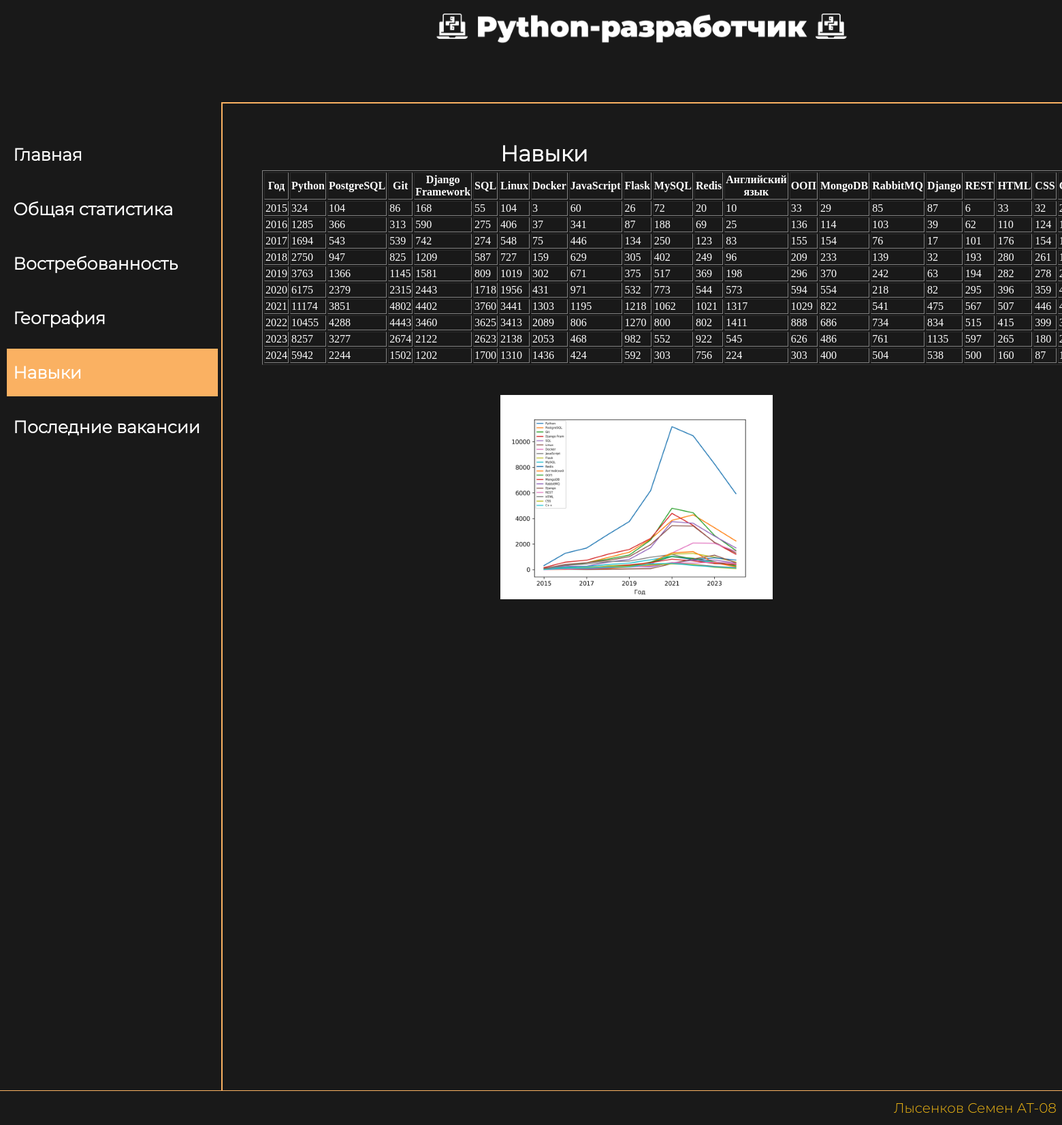
Screenshot of /skills/ with the database file from the repository.
### django_vacancies_statistics/vacancy_python/models.py (models this page shows)
class Skills(models.Model):
    name = models.CharField(max_length=30, verbose_name='Название таблицы')
    table = models.TextField(verbose_name='Таблица')
    skills_graph = models.ImageField(upload_to='images_db/%Y/%m/%d', verbose_name='График по скиллам')

### django_vacancies_statistics/vacancy_python/views.py (the view)
# urls.py: path('skills/', skills_page, name='skills'),
def skills_page(request):
    return render_page(request, Skills, 'Skills.html')

### django_vacancies_statistics/vacancy_python/views.py (called while the page is built)
def render_page(request, model, template_name):
    content = model.objects.all()
    return render(request, template_name, {'context': content})

### django_vacancies_statistics/templates/Skills.html (shortened to what this page needs)
{% load static %}
<!DOCTYPE html>
<html lang="ru">
<head>
    <link rel="stylesheet" href="{% static "css/styles.css" %}">
</head>
<body>
<header>
    <div class="name">
        <img src="{% static 'images/logotip.png' %}" class="logo"/>
    </div>
</header>
<main>
    <div class="body">
        <div class="navigation" style="height: 1500px;">
            <nav>
                <ul>
                    <li><div><a href="/">Главная</a></div></li>
                    <li><div><a href={% url 'all' %}>Общая статистика</a></div></li>
                    <li><div><a href={% url 'demend' %}>Востребованность</a></div></li>
                    <li><div><a href={% url 'geography' %}>География</a></div></li>
                    <li><div style="background-color: #FAB162;"><a style="color: #FFFFFF !important;" href={% url 'skills' %}>Навыки</a></div></li>
                    <li><div><a href={% url 'lastVacancy' %}>Последние вакансии</a></div></li>
                </ul>
            </nav>
        </div>
        <div class="home_text" style="top: 200px">
            {% for data in context %}
            <h1>{{ data.name }}</h1>
            <div class="tables_skills">
                {{ data.table|safe }}
            </div>
            <img class="skills_graph" src={{ data.skills_graph.url }}/>
        {% endfor %}
        </div>
    </div>
</main>
<footer>
    <p>Лысенков Семен АТ-08</p>
</footer>
</body>
</html>

### django_vacancies_statistics/static/css/styles.css (style rules this page uses)
html, body { padding: 0; margin: 0; background-color: #191919; }
header { position: absolute; width: calc(100% - 325px); left: 325px; height: 150px; z-index: 99999999999999999; background: #191919; border-right: 2px solid #FAB162; border-bottom: 2px solid #FAB162; }
footer { position: fixed; width: 100%; height: 50px; text-wrap: normal; left: 0; bottom: 0; display: flex; z-index: 10000000000000; flex-direction: column; justify-content: center; align-items: flex-end; background: #191919; border-top: 1px solid #FAB162 }
footer p { color: #F1B814; margin: 8px; font-family: "Montserrat-Light"; font-size: 20px; font-style: normal; font-weight: 100; line-height: normal; }
a { color: #F64C72 !important; text-decoration: none }
.logo { width: 609px; margin-top: 1%; }
.name { align-self: center; width: 100%; height: 100px; left: 550px; top: 35px; font-family: 'Montserrat-Light'; font-style: normal; font-weight: 700; font-size: 40px; line-height: 51px; text-align: center; justify-content: center; color: #17203D; text-shadow: 2px 4px 4px rgba(0, 0, 0, 0.25); }
.navigation { justify-content: center; align-items: center; position: absolute; width: 325px; height: 100%; left: 0px; top: 150px; z-index: 9999999999999999; border-right: 2px solid #FAB162; border-bottom: 2px solid #FAB162; }
.navigation ul { text-align: left; list-style: none; padding-top: 5%; align-self: center; }
.navigation li { margin: 10px -30px; font-family: "Montserrat-Light"; font-size: 25px; font-weight: bold; }
.navigation li div { width: 310px; height: 70px; display: flex; align-items: center; }
.navigation li a { color: #fff !important; margin-left: 3%; }
.home_text { position: absolute; left: 335px; top: 140px; }
.home_text h1 { font-family: 'Montserrat-Light'; width: 600px; color: #FFFFFF; position: absolute; left: 400px; top: -15px }
.tables_skills { display: flex; flex-direction: row; position: absolute; left: 50px; top: 50px; }
.tables_skills table { color: #FFFFFF; }
.skills_graph { position: absolute; width: 400px; height: 300px; left: 400px; top: 380px }

### rows the page displays
Skills: name "Навыки", table "Год Python PostgreSQL Git Django Framework SQL Linux Docker JavaScript Flask MySQL Redis Английский язык ООП MongoDB RabbitMQ Django REST HTML CSS 2015 324 104 86 168 55 104 3 60 26 72 20 10 33 29 85 87 6 33 32 2016 1285 366 313 590 275 406 37 341 87 188 69 25 136 114 103 39 62 110 124 2017 1694 543 539 742 274 548 75 446 134 250 123 83 155 154 76 17 101 176 154 2018 2750 947 825 1209 587 727 159 629 305 402 249 96 209 233 139 32 193 280 261 2019 3763 1366 1145 1581 809 1019 302 671 375 517 369 198 296 370 242 63 194 282 278 2020 6175 2379 2315 2443 1718 1956 431 971 532 773 544 573 594 554 218 82 295 396 359 2021 11174 3851 4802 4402 3760 3441 1303 1195 1218 1062 1021 1317 1029 822 541 475…", skills_graph (picture)
